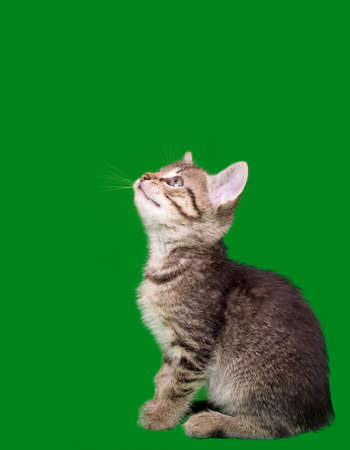
#> input picture 1.jpg, 350 x 450 px
$ python -i replace_background.py   (imports and definitions only)
#> lines starting #> are read from the running program, lines starting #| are printed output that depends on the picture; after the words box and inside, x2 and y2 are one past the last pixel; in counts of white or black regions, pixels touching at a corner belong together
#> further down, picture is the input picture: shape (450, 350, 3); mean B, G, R 42.4, 124.2, 29.1
import cv2
import numpy as np

def remove_background(image):
    # Convertir l'image en couleur BGR en couleur RGB
    image_rgb = cv2.cvtColor(image, cv2.COLOR_BGR2RGB)

    # Redimensionner l'image pour accélérer le traitement
    resized_image = cv2.resize(image_rgb, (100, 100))
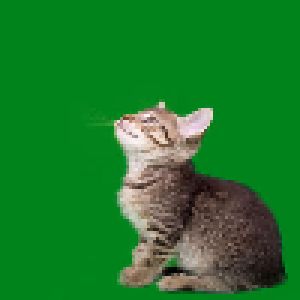
#> resized_image: shape (100, 100, 3) (shown 3 times larger); mean R, G, B 29.2, 124.2, 42.5

    # Convertir l'image en une liste de pixels
    pixels = resized_image.reshape((-1, 3))

    # Convertir les données en type float
    pixels = np.float32(pixels)

    # Définir les critères de l'algorithme K-means
    criteria = (cv2.TERM_CRITERIA_EPS + cv2.TERM_CRITERIA_MAX_ITER, 10, 1.0)

    # Spécifier le nombre de clusters (couleurs) à trouver
    k = 3

    # Appliquer l'algorithme K-means
    _, labels, centers = cv2.kmeans(pixels, k, None, criteria, 10, cv2.KMEANS_RANDOM_CENTERS)
#> labels = 10000 values, max 2 at index 3551, min 0 at index 0, mean 0.391; centers = [[0.613, 130.8, 26.47], [182.4, 165.7, 151.2], [77.01, 63.72, 54.75]]

    # Convertir les centres des clusters en entiers
    centers = np.uint8(centers)
#> centers = [[0, 130, 26], [182, 165, 151], [77, 63, 54]]

    # Identifier la couleur dominante (le cluster le plus grand)
    unique, counts = np.unique(labels, return_counts=True)
#> unique = [0, 1, 2]; counts = [7572, 949, 1479]
    dominant_color_index = unique[np.argmax(counts)]
#> dominant_color_index = 0

    # Reformater le tableau labels pour correspondre aux dimensions du masque
    labels_reshaped = labels.reshape(resized_image.shape[:2])
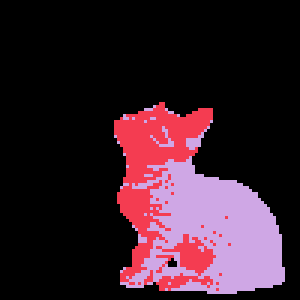
#> labels_reshaped: shape (100, 100) int32 (shown 3 times larger); 3 distinct labels, from 0 to 2; one colour per label, 0 black

    # Créer le masque en fonction de la couleur dominante
    mask = np.zeros_like(labels_reshaped, dtype=np.uint8)
    mask[labels_reshaped == dominant_color_index] = 255

    # Redimensionner le masque à la taille de l'image d'origine
    mask_resized = cv2.resize(mask, (image.shape[1], image.shape[0]))
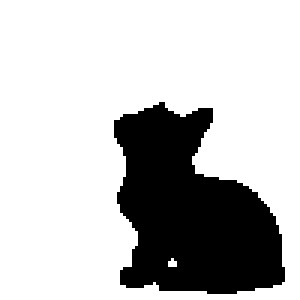
#> mask: shape (100, 100) (shown 3 times larger); 75.7% white; 1 black region, box (x1, y1, x2, y2) and area: (38, 34, 95, 98) 2428

    # Inverser le masque
    inverted_mask = cv2.bitwise_not(mask_resized)
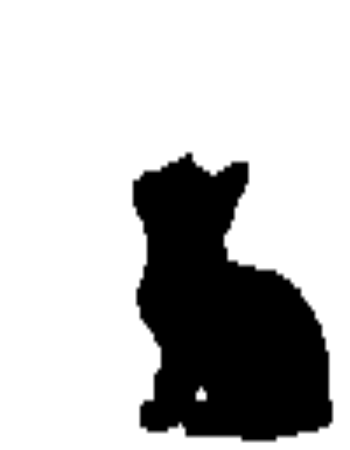
#> mask_resized: shape (450, 350); min 0, max 255, mean 193.1

    # Appliquer le masque inversé pour enlever le fond
    bg_removed = cv2.bitwise_and(image_rgb, image_rgb, mask=inverted_mask)
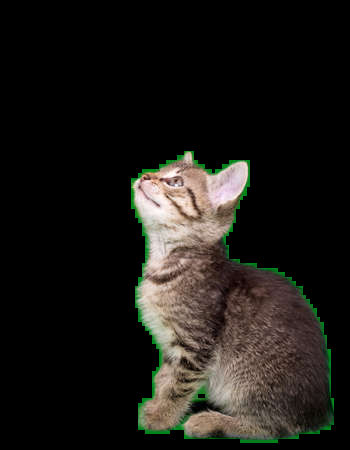
#> bg_removed: shape (450, 350, 3); mean R, G, B 28.9, 26.9, 23

    return bg_removed, inverted_mask


# [48 lines left out: function combine_images, not called in this run]

>>> import cv2
>>> picture = cv2.imread('1.jpg')
>>> result = remove_background(picture)

$ run again, on 2.jpg
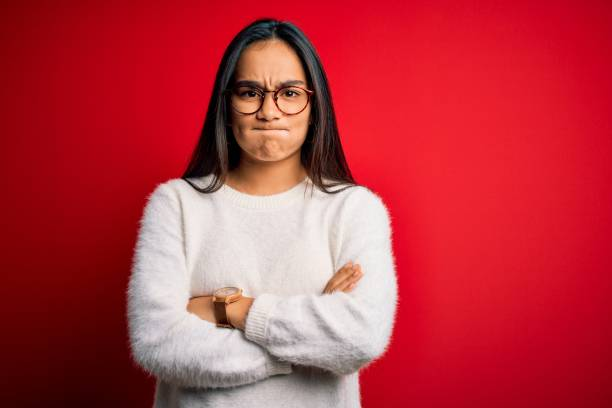
#> input picture 2.jpg, 612 x 408 px
#> picture is the input picture: shape (408, 612, 3); mean B, G, R 64.9, 54.6, 183.8
#> in remove_background, `_, labels, centers = cv2.kmeans(pixels, k, None, criteria, 10, cv2.KME..`: labels = 10000 values, max 2 at index 1044, min 0 at index 18, mean 0.677; centers = [[209.2, 15.39, 35.85], [101.1, 14.34, 16.49], [217.1, 200.6, 195.1]]
#> in remove_background, `centers = np.uint8(centers)`: centers = [[209, 15, 35], [101, 14, 16], [217, 200, 195]]
#> unique = [0, 1, 2]; counts = [5359, 2511, 2130]
#> dominant_color_index = 0
#> labels_reshaped: shape (100, 100) int32; 3 distinct labels, from 0 to 2
#> in remove_background, `mask_resized = cv2.resize(mask, (image.shape[1], image.shape[0]))`:
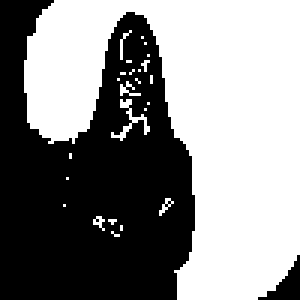
#> mask: shape (100, 100) (shown 3 times larger); 53.6% white; 2 black regions, box (x1, y1, x2, y2) and area: (0, 0, 65, 100) 4554, (86, 85, 100, 100) 87
#> in remove_background, `bg_removed = cv2.bitwise_and(image_rgb, image_rgb, mask=inverted_mask)`:
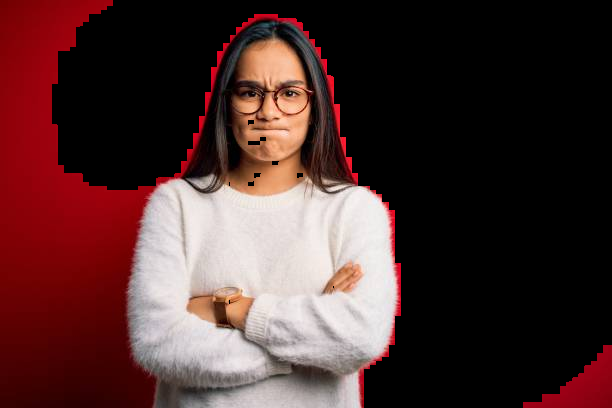
#> bg_removed: shape (408, 612, 3); mean R, G, B 76.6, 47.9, 47.1
